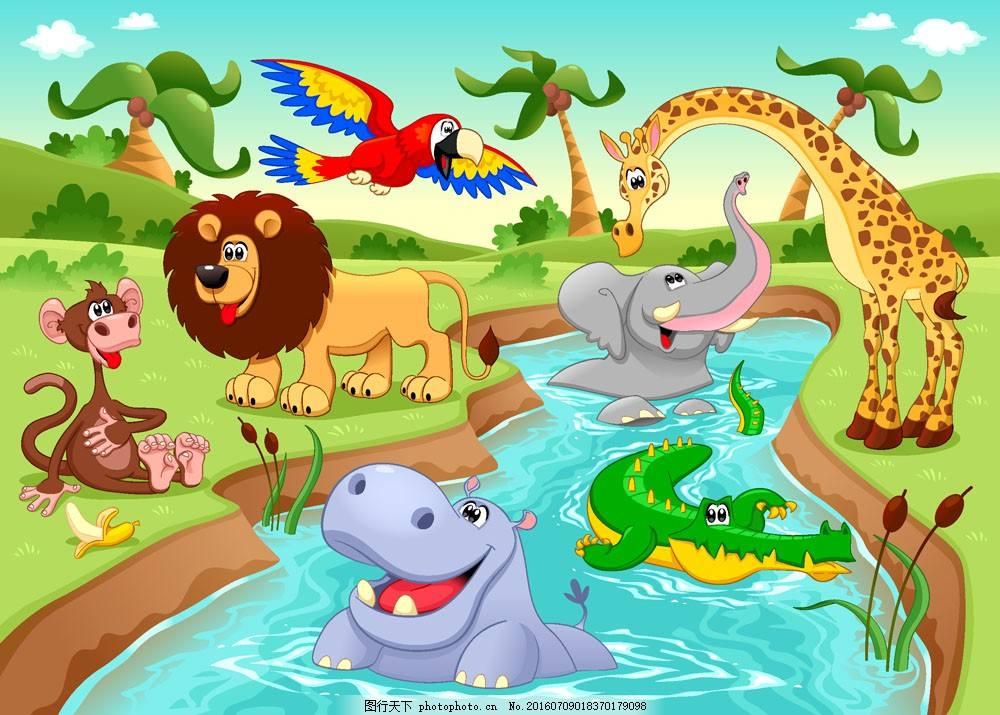
//> input picture JPEG_Compression/cartoon.jpg, 1000 x 715 px
$ ./main   (built with g++ and OpenCV 4)
//> lines starting //> are read from the running program, lines starting //| are printed output that depends on the picture
### JPEG_Compression/Jpeg.hpp
#pragma once
#define _USE_MATH_DEFINES
#include <iostream>
#include <cmath>
#include <iomanip>
#include <opencv2\opencv.hpp>

#define N 8

using namespace std;
using namespace cv;

//将RGB转换为YCrCb
void myRGB2YCrCb(Mat src, Mat &dst);

//将YCrCb转换为RGb
void myYCrCb2RGB(Mat src, Mat &dst);

//二次采样
void getSample2(Mat &src);

//检测输入的数是否在0-255 若小于0则返回0，若大于255则返回255
double checkNum(double num);

//按位置从图片得到8*8的块
void getBlockFromImg(Mat src, double block[N][N], int x, int y);

//按位置将块写入图片
void writeBlockToImg(Mat &dst, double Y[N][N], double Cr[N][N], double Cb[N][N], int x, int y);

//压缩
void compression(double Y[N][N], double Cr[N][N], double Cb[N][N]);

//将每个数值减去128，然后一一带入DCT变换公式，即可达到DCT变换的目的。图像的数据值必须减去128，是因为DCT公式所接受的数字范围是-128到127之间
void sub128(double F[][N], double f[][N]);

//将IDCT得到的数据每个加128
void add128(double F[][N], double f[][N]);

//DCT变换
void DCT(double F[][N], double f[][N]);

//对Y进行量化
void Quantification_Y(int F[][N], double f[][N]);

//对CrCb进行量化
void Quantification_C(int F[][N], double f[][N]);

//IDCT变换
void IDCT(double F[][N], double f[][N]);

//对Y进行反量化
void I_Quantification_Y(double F[][N], int f[][N]);

//对CrCb进行反量化
void I_Quantification_C(double F[][N], int f[][N]);

void Zig_Zag(int array[64], int F[][N]);

### JPEG_Compression/Jpeg.cpp
#include "Jpeg.hpp"

int Q_Y[N][N]{
	16,11,10,16,24,40,51,61,
	12,12,14,19,26,58,60,55,
	14,13,16,24,40,57,69,56,
	14,17,22,29,51,87,80,62,
	18,22,37,56,68,109,103,77,
	24,35,55,64,81,104,113,92,
	49,64,78,87,103,121,120,101,
	72,92,95,98,112,100,103,99
};

int Q_C[N][N]{
	17, 18, 24, 47, 99, 99, 99, 99,
	18, 21, 26, 66, 99, 99, 99, 99,
	24, 26, 56, 99, 99, 99, 99, 99,
	47, 66, 99, 99, 99, 99, 99, 99,
	99, 99, 99, 99, 99, 99, 99, 99,
	99, 99, 99, 99, 99, 99, 99, 99,
	99, 99, 99, 99, 99, 99, 99, 99,
	99, 99, 99, 99, 99, 99, 99, 99
};

void myRGB2YCrCb(Mat src, Mat &dst) {
	for (int i = 0; i < src.rows; i++) {
		for (int j = 0; j < src.cols; j++) {
			dst.at<Vec3b>(i, j)[0] = (uchar)(0.114 * src.at<Vec3b>(i, j)[0] + 0.587 * src.at<Vec3b>(i, j)[1] + 0.299 * src.at<Vec3b>(i, j)[2]);			//Y
			dst.at<Vec3b>(i, j)[1] = (uchar)(-0.0813 * src.at<Vec3b>(i, j)[0] - 0.4187 * src.at<Vec3b>(i, j)[1] + 0.5 * src.at<Vec3b>(i, j)[2] + 128);	//Cr
			dst.at<Vec3b>(i, j)[2] = (uchar)(0.5 * src.at<Vec3b>(i, j)[0] - 0.3313 * src.at<Vec3b>(i, j)[1] - 0.1687 * src.at<Vec3b>(i, j)[2] + 128);	//Cb
		}
	}
}

void myYCrCb2RGB(Mat src, Mat &dst) {
	for (int i = 0; i < src.rows; i++) {
		for (int j = 0; j < src.cols; j++) {
			dst.at<Vec3b>(i, j)[2] = (int)checkNum(src.at<Vec3b>(i, j)[0] + 1.402 * (src.at<Vec3b>(i, j)[1] - 128));
			dst.at<Vec3b>(i, j)[1] = (int)checkNum(src.at<Vec3b>(i, j)[0] - 0.34414 * (src.at<Vec3b>(i, j)[2] - 128) - 0.71414 * (src.at<Vec3b>(i, j)[1] - 128));
			dst.at<Vec3b>(i, j)[0] = (int)checkNum(src.at<Vec3b>(i, j)[0] + 1.722 * (src.at<Vec3b>(i, j)[2] - 128));
		}
	}
}

void getSample2(Mat &src) {
	int height_2 = src.rows / 2;
	int width_2 = src.cols / 2;
	for (int i = 0; i < height_2; i++) {
		for (int j = 0; j < width_2; j++) {
			int x = i * 2;
			int y = j * 2;
			//Cr取左上块的值
			src.at<Vec3b>(x + 1, y)[1] = src.at<Vec3b>(x, y)[1];
			src.at<Vec3b>(x, y + 1)[1] = src.at<Vec3b>(x, y)[1];
			src.at<Vec3b>(x + 1, y + 1)[1] = src.at<Vec3b>(x, y)[1];

			//Cb取左下块的值
			src.at<Vec3b>(x, y)[2] = src.at<Vec3b>(x, y + 1)[2];
			src.at<Vec3b>(x + 1, y)[2] = src.at<Vec3b>(x, y + 1)[2];
			src.at<Vec3b>(x + 1, y + 1)[2] = src.at<Vec3b>(x, y + 1)[2];
		}
	}
}

double checkNum(double num) {
	if (num > 255)
		num = 255;
	else if (num < 0)
		num = 0;
	return num;
}

void getBlockFromImg(Mat src, double block[N][N], int x, int y) {
	for (int i = 0; i < N; i++) {
		for (int j = 0; j < N; j++) {
			block[i][j] = src.at<uchar>(x + i, y + j);
		}
	}
}

void writeBlockToImg(Mat &dst, double Y[N][N], double Cr[N][N], double Cb[N][N], int x, int y) {
	for (int i = 0; i < N; i++) {
		for (int j = 0; j < N; j++) {
			dst.at<Vec3b>(x + i, y + j)[0] = (int)checkNum(Y[i][j]);
			dst.at<Vec3b>(x + i, y + j)[1] = (int)checkNum(Cr[i][j]);
			dst.at<Vec3b>(x + i, y + j)[2] = (int)checkNum(Cb[i][j]);
		}
	}
}

void compression(double Y[N][N], double Cr[N][N], double Cb[N][N]) {
	double F[N][N] = { 0 };
	double tempf[N][N] = { 0 };
	int Q_F[N][N] = { 0 };

	//依次对Y Cr Cb 三个块进行压缩
	//Y
	sub128(tempf, Y);
	DCT(F, tempf);
	Quantification_Y(Q_F, F);
	I_Quantification_Y(F, Q_F);
	IDCT(tempf, F);
	add128(Y, tempf);

	//Cb
	sub128(tempf, Cb);
	DCT(F, tempf);
	Quantification_C(Q_F, F);
	I_Quantification_C(F, Q_F);
	IDCT(tempf, F);
	add128(Cb, tempf);

	//Cr
	sub128(tempf, Cr);
	DCT(F, tempf);
	Quantification_C(Q_F, F);
	I_Quantification_C(F, Q_F);
	IDCT(tempf, F);
	add128(Cr, tempf);
}

void sub128(double F[][N], double f[][N]) {
	for (int i = 0; i < N; i++) {
		for (int j = 0; j < N; j++) {
			F[i][j] = f[i][j] - 128;
		}
	}
}

void add128(double F[][N], double f[][N]) {
	for (int i = 0; i < N; i++) {
		for (int j = 0; j < N; j++) {
			F[i][j] = f[i][j] + 128;
		}
	}
}

void Quantification_Y(int F[][N], double f[][N]) {
	for (int i = 0; i < N; i++) {
		for (int j = 0; j < N; j++) {
			F[i][j] = (int)round(f[i][j] / Q_Y[i][j]);
		}
	}
}

void Quantification_C(int F[][N], double f[][N]) {
	for (int i = 0; i < N; i++) {
		for (int j = 0; j < N; j++) {
			F[i][j] = (int)round(f[i][j] / Q_C[i][j]);
		}
	}
}

void DCT(double F[][N], double f[][N]) {
	for (int u = 0; u < N; u++) {
		for (int v = 0; v < N; v++) {
			double temp = 0;
			for (int x = 0; x < N; x++) {
				for (int y = 0; y < N; y++) {
					temp += f[x][y] * cos((2 * x + 1) * u * M_PI * 1.0 / 16) * cos((2 * y + 1) * v * M_PI * 1.0 / 16);
				}
			}
			F[u][v] = (u == 0 ? 1.0 / sqrt(N) : 0.5) * (v == 0 ? 1.0 / sqrt(N) : 0.5) * temp;
		}
	}
}

void IDCT(double F[][N], double f[][N]) {
	for (int i = 0; i < N; i++) {
		for (int j = 0; j < N; j++) {
			double temp = 0;
			for (int u = 0; u < N; u++) {
				for (int v = 0; v < N; v++) {
					temp += (u == 0 ? 1.0 / sqrt(8) : 0.5) * (v == 0 ? 1.0 / sqrt(8) : 0.5) * cos((2 * i + 1) * u * M_PI * 1.0 / 16) * cos((2 * j + 1) * v * M_PI * 1.0 / 16) * f[u][v];
				}
			}
			F[i][j] = temp;
		}
	}
}

void I_Quantification_Y(double F[][N], int f[][N]) {
	for (int i = 0; i < N; i++) {
		for (int j = 0; j < N; j++) {
			F[i][j] = (double)f[i][j] * Q_Y[i][j];
		}
	}
}

void I_Quantification_C(double F[][N], int f[][N]) {
	for (int i = 0; i < N; i++) {
		for (int j = 0; j < N; j++) {
			F[i][j] = (double)f[i][j] * Q_C[i][j];
		}
	}
}

// [54 lines left out: function Zig_Zag, not called in this run]

### JPEG_Compression/main.cpp
#include "Jpeg.hpp"

int main() {
	Mat img = imread("cartoon.jpg");
//> img is the input picture: 715 rows x 1000 cols, CV_8UC3; mean B, G, R 132, 185, 156.4

	//将图片长和宽变成N的倍数
	int x = img.cols % N;
//> x = 0
	int y = img.rows % N;
//> y = 3
	int height = img.rows - y;
//> height = 712
	int width = img.cols - x;
//> width = 1000
	resize(img, img, Size(width, height), (0, 0), (0, 0));
//> img: 712 rows x 1000 cols, CV_8UC3

	//颜色空间转换
	Mat YCrCb_Img(img.size(), CV_8UC3, Scalar(0, 0, 0));
	myRGB2YCrCb(img, YCrCb_Img);
//> after the loop in myRGB2YCrCb, `for (int i = 0; i < src.rows; i++)`:
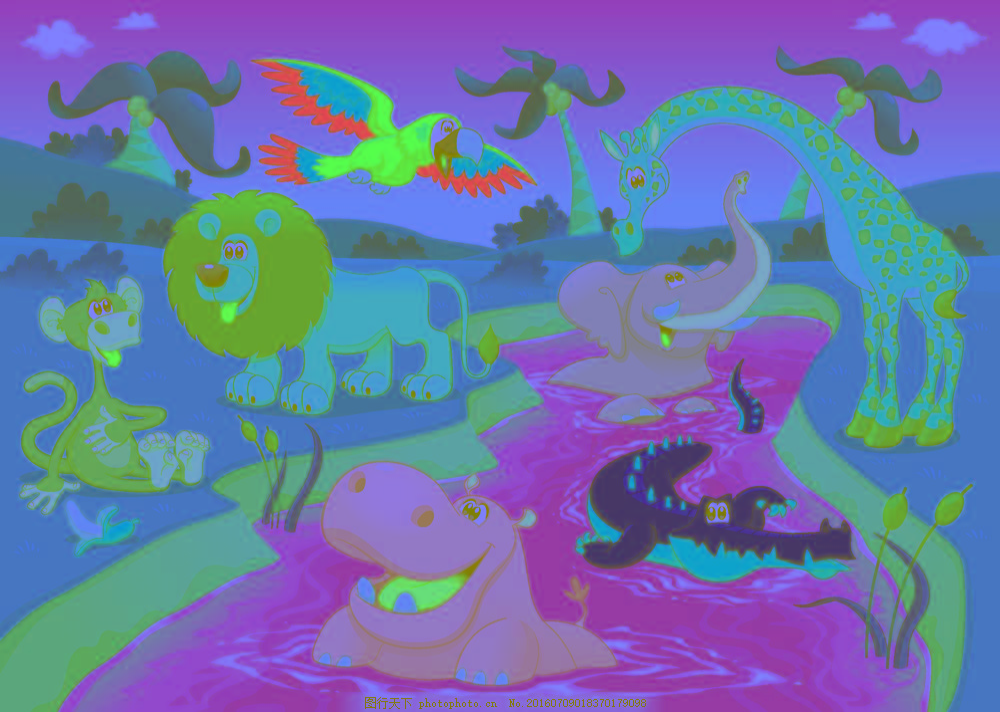
//> dst: 712 rows x 1000 cols, CV_8UC3; mean B, G, R 169.8, 117.5, 105.9

	//二次采样
	getSample2(YCrCb_Img);

	//将YCrCb分开进行处理
	Mat Y, Cr, Cb;
	vector<Mat> channels;
	split(YCrCb_Img, channels);
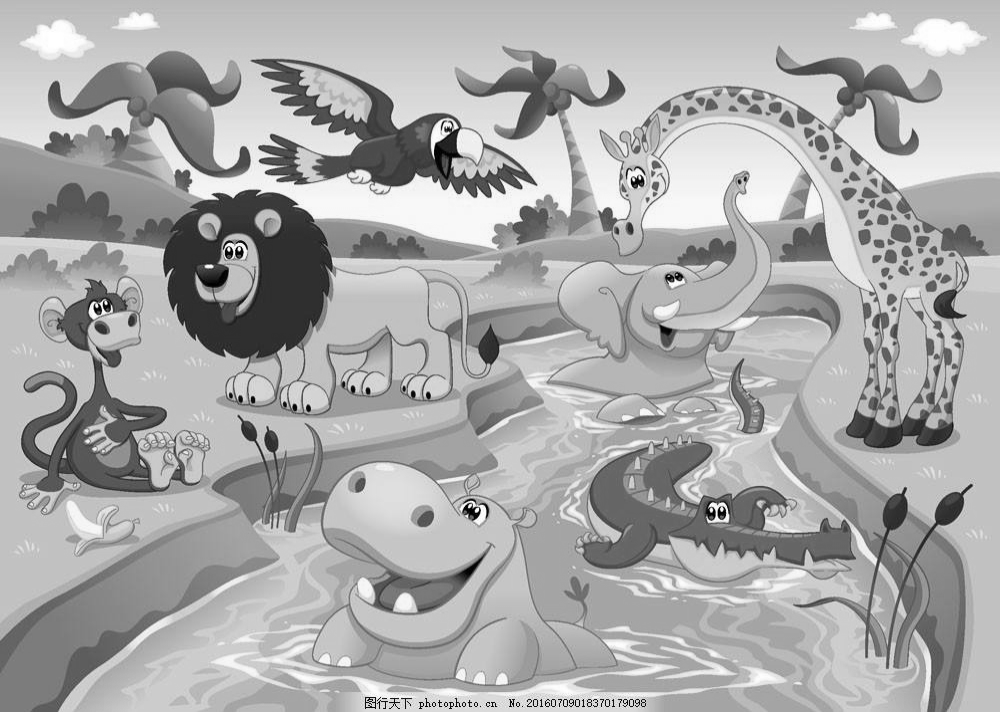
//> channels[0]: 712 rows x 1000 cols, CV_8UC1; min 0, max 255, mean 169.8
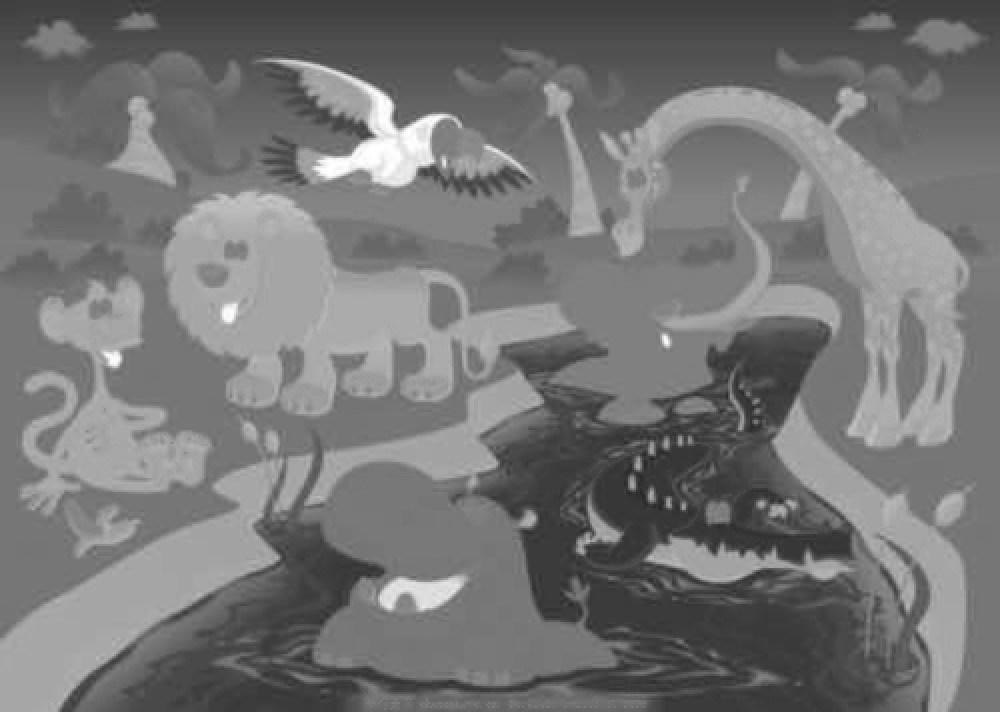
//> channels[1]: 712 rows x 1000 cols, CV_8UC1; min 36, max 255, mean 117.5
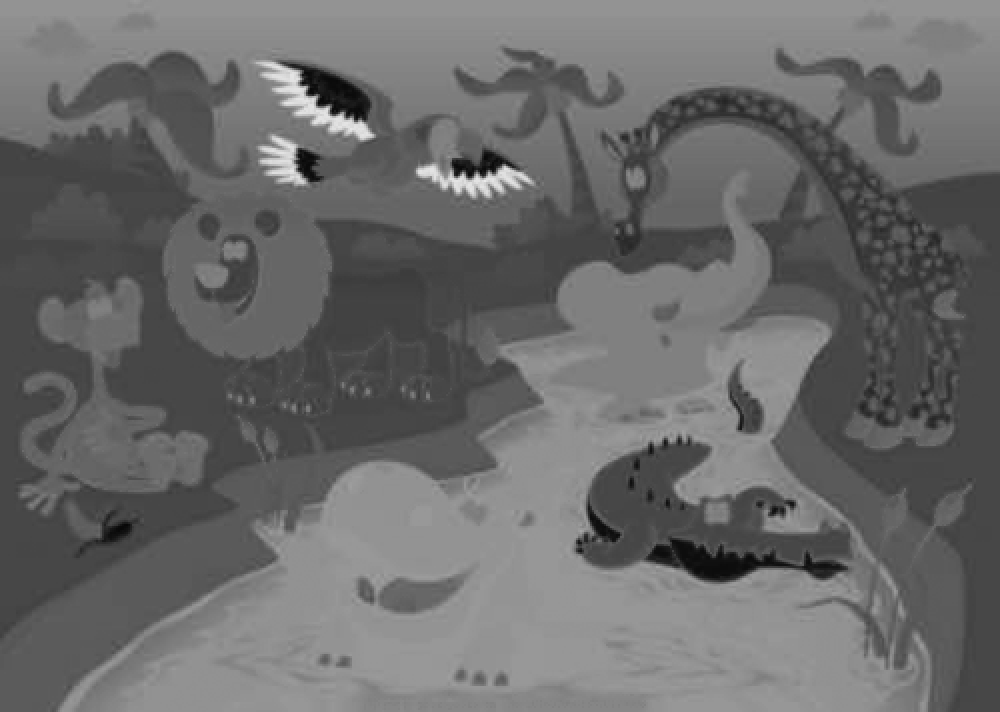
//> channels[2]: 712 rows x 1000 cols, CV_8UC1; min 7, max 234, mean 105.8
	Y = channels.at(0);
	Cr = channels.at(1);
	Cb = channels.at(2);

	//分块并进行压缩
	Mat new_YCrCb_Img(img.size(), CV_8UC3, Scalar(0, 0, 0));
	int height_8 = height / N;
//> height_8 = 89
	int width_8 = width / N;
//> width_8 = 125
	for (int i = 0; i < width_8 * height_8; i++) {
		double block_Y[N][N] = { 0 };
		double block_Cr[N][N] = { 0 };
		double block_Cb[N][N] = { 0 };

		//按位置从图获取8*8的块
		getBlockFromImg(Y, block_Y, (i / width_8) * N, (i % width_8) * N);
		getBlockFromImg(Cr, block_Cr, (i / width_8) * N, (i % width_8) * N);
		getBlockFromImg(Cb, block_Cb, (i / width_8) * N, (i % width_8) * N);

		//进行压缩处理（将块中每个数字减128 -> DCT -> 量化 -> 反量化 -> IDCT -> 将每个数据加28）
		compression(block_Y, block_Cr, block_Cb);

		//将这个位置的块写回新的图片
		writeBlockToImg(new_YCrCb_Img, block_Y, block_Cr, block_Cb, (i / width_8) * N, (i % width_8) * N);
	}
//> this loop made 11125 passes
//> pass 2, `writeBlockToImg(new_YCrCb_Img, block_Y, block_Cr, block_Cb, (i / width..`:
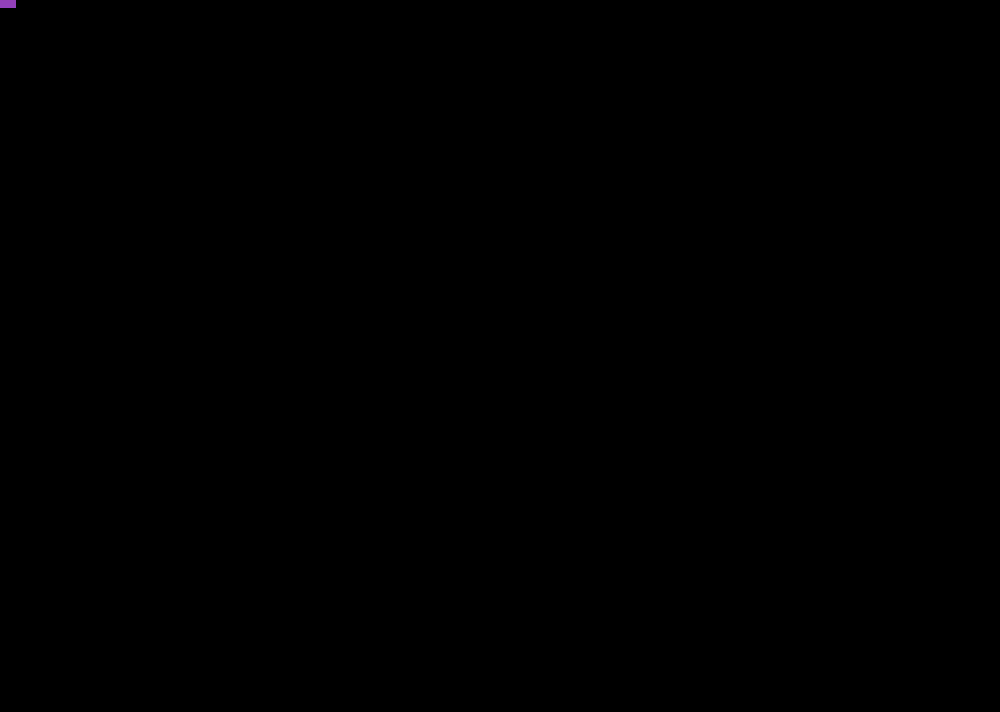
//> new_YCrCb_Img: 712 rows x 1000 cols, CV_8UC3; mean B, G, R 0, 0, 0

	//将颜色空间恢复成RGB
	Mat newImg(img.size(), CV_8UC3, Scalar(0, 0, 0));
	myYCrCb2RGB(new_YCrCb_Img, newImg);

	//将图片恢复为原尺寸
	resize(newImg, newImg, Size(width + x, height + y), (0, 0), (0, 0));

	//输出图片
	imwrite("cartoon_compression.jpg", newImg);

	waitKey(0);
	return 0;
}
